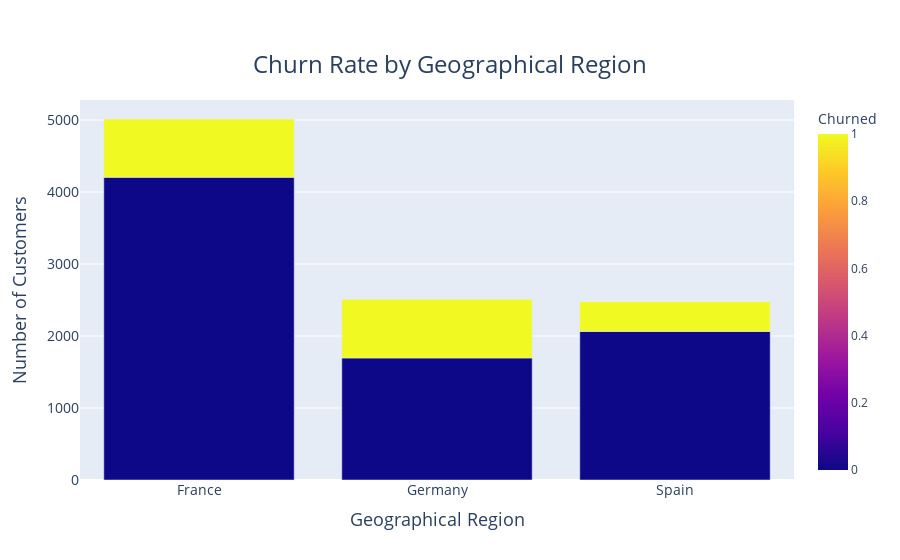

Write notebook code for a chart like this one.
### Code cell
fig = px.bar(
    geo_churn_counts,
    x='Geo',
    y='Count',
    color='Churned',
    barmode='group',
    title='Churn Rate by Geographical Region',
    labels={'Geo': 'Geographical Region', 'Count': 'Number of Customers'}
)

# Customize the title and axis labels
fig.update_layout(
    title={
        'text': "Churn Rate by Geographical Region",
        'y': 0.9,
        'x': 0.5,
        'xanchor': 'center',
        'yanchor': 'top',
        'font': {'size': 24}  # Adjust the font size of the title
    },
    xaxis_title={
        'text': 'Geographical Region',
        'font': {'size': 18}  # Adjust the x-axis title font size
    },
    yaxis_title={
        'text': 'Number of Customers',
        'font': {'size': 18}  # Adjust the y-axis title font size
    }
)
# Adjust the font size of the tick labels
fig.update_xaxes(tickfont={'size': 14})
fig.update_yaxes(tickfont={'size': 14})


fig.show()

### Figure 1 — Plotly figure (JSON) as saved in the notebook; plotly's stock layout.template omitted (floating-point values rounded to 4 significant figures)
{"data": [{"alignmentgroup": "True", "hovertemplate": "Geographical Region=%{x}<br>Number of Customers=%{y}<br>Churned=%{marker.color}<extra></extra>", "legendgroup": "", "marker": {"color": [0, 1, 0, 1, 0, 1], "coloraxis": "coloraxis", "pattern": {"shape": ""}}, "name": "", "offsetgroup": "", "orientation": "v", "showlegend": false, "textposition": "auto", "type": "bar", "x": ["France", "France", "Germany", "Germany", "Spain", "Spain"], "xaxis": "x", "y": [4204, 810, 1695, 814, 2064, 413], "yaxis": "y"}], "layout": {"barmode": "group", "coloraxis": {"colorbar": {"title": {"text": "Churned"}}, "colorscale": [[0, "#0d0887"], [0.1111, "#46039f"], [0.2222, "#7201a8"], [0.3333, "#9c179e"], [0.4444, "#bd3786"], [0.5556, "#d8576b"], [0.6667, "#ed7953"], [0.7778, "#fb9f3a"], [0.8889, "#fdca26"], [1, "#f0f921"]]}, "legend": {"tracegroupgap": 0}, "title": {"font": {"size": 24}, "text": "Churn Rate by Geographical Region", "x": 0.5, "xanchor": "center", "y": 0.9, "yanchor": "top"}, "xaxis": {"anchor": "y", "domain": [0, 1], "tickfont": {"size": 14}, "title": {"font": {"size": 18}, "text": "Geographical Region"}}, "yaxis": {"anchor": "x", "domain": [0, 1], "tickfont": {"size": 14}, "title": {"font": {"size": 18}, "text": "Number of Customers"}}}}
